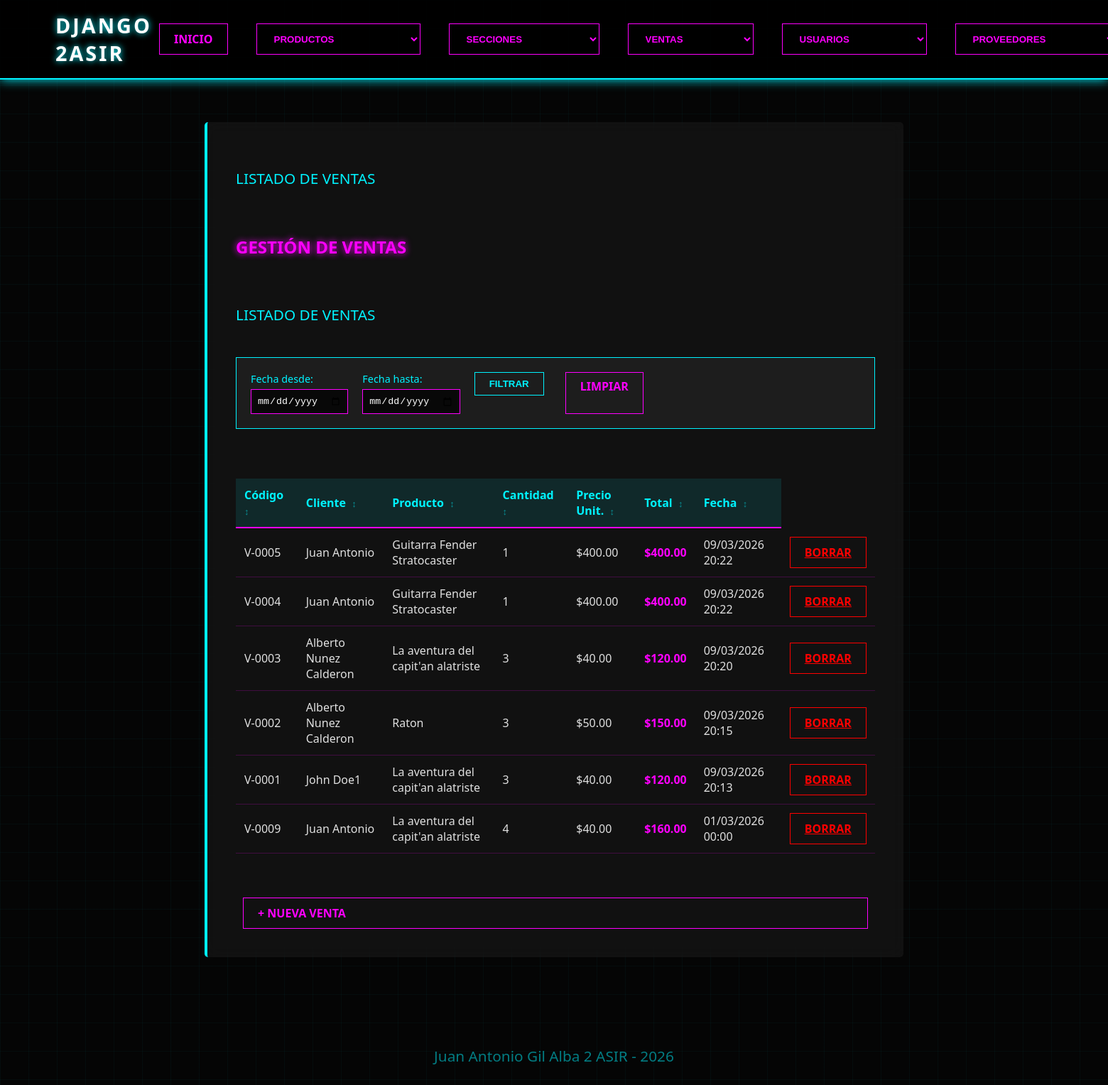
/ventas/, run on an earlier commit of the app's database.
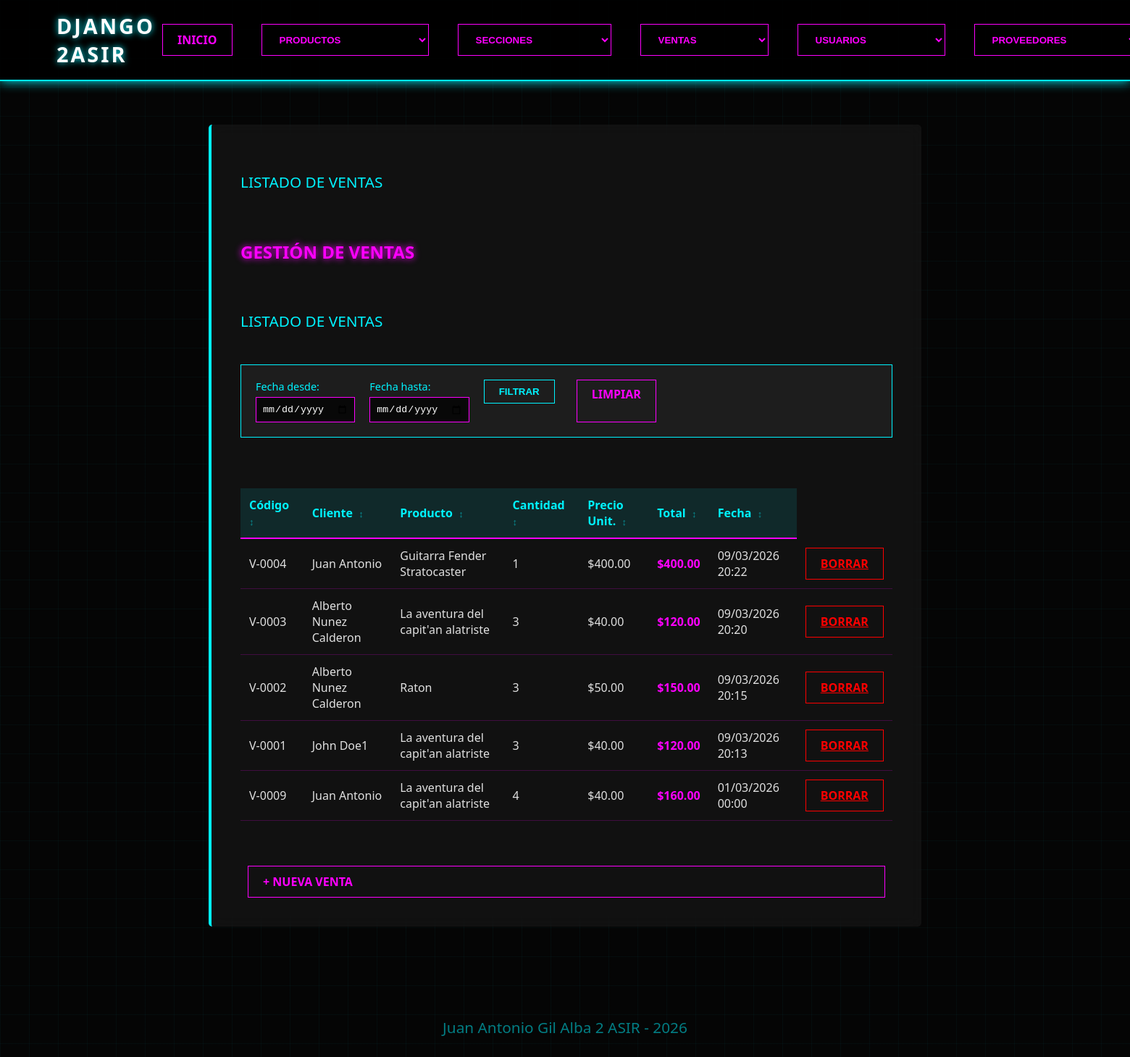
And on a later commit of the database.
### apps/ventas/models.py (models this page shows, shortened)
class Venta(models.Model):
    codigo_venta = models.CharField(max_length=20, unique=True)  # CÓDIGO DE LA VENTA
    cliente = models.ForeignKey(Cliente, on_delete=models.CASCADE, related_name='ventas')  # CLIENTE
    producto = models.ForeignKey(Producto, on_delete=models.CASCADE, related_name='ventas')  # PRODUCTO
    precio_producto = models.DecimalField(max_digits=10, decimal_places=2)  # PRECIO (podría ser el del producto en ese momento)
    cantidad = models.PositiveIntegerField()  # CANTIDAD
    fecha = models.DateTimeField()  # FECHA (automática al crear)
    @property
    def total(self):
        return self.precio_producto * self.cantidad
    class Meta:
        verbose_name = "Venta"
        verbose_name_plural = "Ventas"
        ordering = ['-fecha']  # Las más recientes primero

### apps/usuarios/models.py (models this page shows, shortened)
class Cliente(models.Model):
    nombre = models.CharField(max_length=100)
    email = models.EmailField(unique=True)
    telefono = models.CharField(max_length=20, blank=True, null=True)
    direccion = models.TextField(blank=True, null=True)
    fecha_registro = models.DateTimeField(auto_now_add=True)
    class Meta:
        verbose_name = "Cliente"
        verbose_name_plural = "Clientes"

### apps/productos/models.py (models this page shows, shortened)
class Producto(models.Model):
    nombre = models.CharField(max_length=100)
    descripcion = models.TextField(blank=True, null=True)
    precio = models.DecimalField(max_digits=10, decimal_places=2)
    stock = models.IntegerField(default=0)
    seccion = models.ForeignKey('secciones.Seccion', on_delete=models.SET_NULL, null=True, blank=True)
    proveedor = models.ForeignKey(
        Proveedor,
        on_delete=models.SET_NULL,
        null=True,
        blank=True,
        related_name='productos'
    )
    class Meta:
        verbose_name = "Producto"
        verbose_name_plural = "Productos"

### apps/ventas/views.py (the view)
# urls.py: path('ventas/', ventas_views, name='ventas_url'),
def ventas_views(request):
    fecha_desde = request.GET.get('fecha_desde')
    fecha_hasta = request.GET.get('fecha_hasta')
    ventas = Venta.objects.all().order_by('-fecha')
    if fecha_desde:
        ventas = ventas.filter(fecha__date__gte=fecha_desde)
    if fecha_hasta:
        ventas = ventas.filter(fecha__date__lte=fecha_hasta)
    datos = {
        'parrafo': 'LISTADO DE VENTAS',
        'ventas': ventas,
        'fecha_desde': fecha_desde,
        'fecha_hasta': fecha_hasta,
    }
    return render(request, "ventas/index.html", datos)

### proyecto/templates/ventas/index.html (shortened to what this page needs)
{% extends "index.html" %}
{% load static %}
{% block extra_css %}
    <link rel="stylesheet" href="{% static 'css/style.css' %}">
    <link rel="stylesheet" href="{% static 'css/ventas.css' %}">
{% endblock %}
{% block contenido %}
    <h2 style="color: var(--neon-pink); text-shadow: 0 0 10px var(--neon-pink);">
        GESTIÓN DE VENTAS
    </h2>
    <p>{{ parrafo }}</p>
    <div class="filtros">
        <form method="get" style="display: flex; gap: 20px; width: 100%; flex-wrap: wrap;">
            <div>
                <label>Fecha desde:</label>
                <input type="date" name="fecha_desde" value="{{ fecha_desde }}">
            </div>
            <div>
                <label>Fecha hasta:</label>
                <input type="date" name="fecha_hasta" value="{{ fecha_hasta }}">
            </div>
            <button type="submit">Filtrar</button>
            <a href="{% url 'ventas_url' %}" class="neon-link" style="padding: 8px 20px;">Limpiar</a>
        </form>
    </div>
    {% if ventas %}
    <table>
        <thead>
            <tr>
                <th onclick="ordenarTabla(0)">Código</th>
                <th onclick="ordenarTabla(1)">Cliente</th>
                <th onclick="ordenarTabla(2)">Producto</th>
                <th onclick="ordenarTabla(3)">Cantidad</th>
                <th onclick="ordenarTabla(4)">Precio Unit.</th>
                <th onclick="ordenarTabla(5)">Total</th>
                <th onclick="ordenarTabla(6)">Fecha</th>
            </tr>
        </thead>
        <tbody>
            {% for venta in ventas %}
            <tr>
                <td>{{ venta.codigo_venta }}</td>
                <td>{{ venta.cliente.nombre }}</td>
                <td>{{ venta.producto.nombre }}</td>
                <td>{{ venta.cantidad }}</td>
                <td>${{ venta.precio_producto }}</td>
                <td class="total-venta">${{ venta.total }}</td>
                <td>{{ venta.fecha|date:"d/m/Y H:i" }}</td>
                <td><a href="{% url 'ventas_borrar' %}?id={{ venta.id }}" class="neon-btn-red" onclick="return confirm('¿Seguro que quieres borrar esta venta?');">Borrar</a></td>
            </tr>
            {% endfor %}
        </tbody>
    </table>
    {% else %}
        <p>No hay ventas registradas</p>
    {% endif %}
    <br>
    <a href="{% url 'ventas_alta' %}" class="neon-link">+ Nueva Venta</a>
{% endblock %}

What changed in the data, as far as the page shows it:
removed Venta: codigo_venta "V-0005", cliente.nombre "Juan Antonio", producto.nombre "Guitarra Fender Stratocaster", cantidad "1", precio_producto "400.00", total "400.00", fecha "09/03/2026 20:22"
